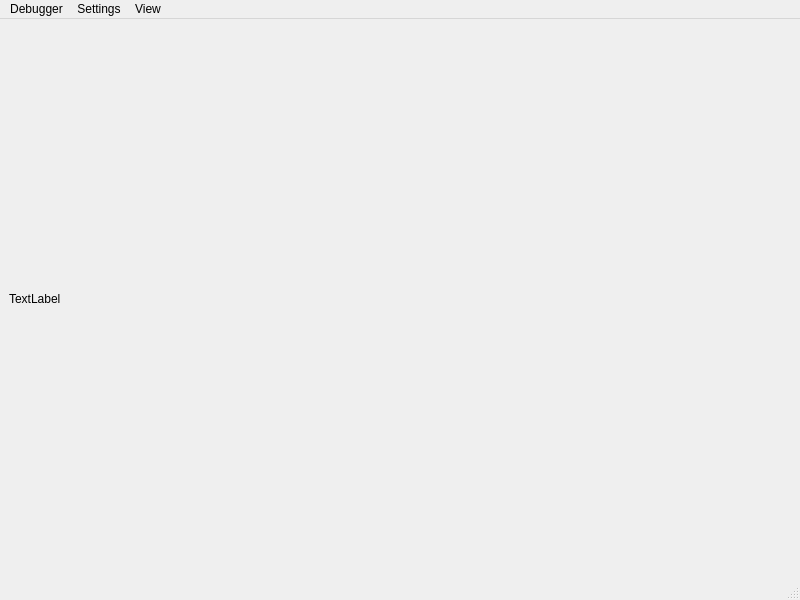
<?xml version="1.0" encoding="UTF-8"?>
<ui version="4.0">
 <class>MainWindow</class>
 <widget class="QMainWindow" name="MainWindow">
  <property name="geometry">
   <rect>
    <x>0</x>
    <y>0</y>
    <width>800</width>
    <height>600</height>
   </rect>
  </property>
  <property name="sizePolicy">
   <sizepolicy hsizetype="Minimum" vsizetype="Minimum">
    <horstretch>0</horstretch>
    <verstretch>0</verstretch>
   </sizepolicy>
  </property>
  <property name="windowTitle">
   <string>OrionPro Verilog Emulator/Simulator</string>
  </property>
  <widget class="QWidget" name="centralwidget">
   <layout class="QGridLayout" name="gridLayout">
    <item row="0" column="0">
     <widget class="QLabel" name="label">
      <property name="mouseTracking">
       <bool>false</bool>
      </property>
      <property name="focusPolicy">
       <enum>Qt::FocusPolicy::NoFocus</enum>
      </property>
      <property name="text">
       <string>TextLabel</string>
      </property>
     </widget>
    </item>
   </layout>
  </widget>
  <widget class="QMenuBar" name="menubar">
   <property name="geometry">
    <rect>
     <x>0</x>
     <y>0</y>
     <width>800</width>
     <height>23</height>
    </rect>
   </property>
   <widget class="QMenu" name="menuDebugger">
    <property name="title">
     <string>Debugger</string>
    </property>
   </widget>
   <widget class="QMenu" name="menuSettings">
    <property name="title">
     <string>Settings</string>
    </property>
   </widget>
   <widget class="QMenu" name="menuView">
    <property name="title">
     <string>View</string>
    </property>
    <addaction name="actionx1"/>
    <addaction name="actionx2"/>
    <addaction name="actionx3"/>
    <addaction name="actionx4"/>
   </widget>
   <addaction name="menuDebugger"/>
   <addaction name="menuSettings"/>
   <addaction name="menuView"/>
  </widget>
  <widget class="QStatusBar" name="statusbar"/>
  <action name="actionx1">
   <property name="checkable">
    <bool>true</bool>
   </property>
   <property name="checked">
    <bool>true</bool>
   </property>
   <property name="text">
    <string>&amp;x1</string>
   </property>
  </action>
  <action name="actionx2">
   <property name="checkable">
    <bool>true</bool>
   </property>
   <property name="text">
    <string>x&amp;2</string>
   </property>
  </action>
  <action name="actionx3">
   <property name="checkable">
    <bool>true</bool>
   </property>
   <property name="text">
    <string>x&amp;3</string>
   </property>
  </action>
  <action name="actionx4">
   <property name="checkable">
    <bool>true</bool>
   </property>
   <property name="text">
    <string>x&amp;4</string>
   </property>
  </action>
 </widget>
 <resources/>
 <connections/>
</ui>
